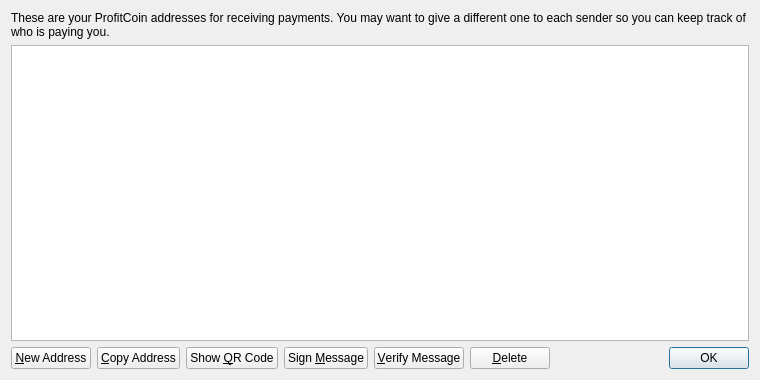
<?xml version="1.0" encoding="UTF-8"?>
<ui version="4.0">
 <class>AddressBookPage</class>
 <widget class="QWidget" name="AddressBookPage">
  <property name="geometry">
   <rect>
    <x>0</x>
    <y>0</y>
    <width>760</width>
    <height>380</height>
   </rect>
  </property>
  <property name="windowTitle">
   <string>Address Book</string>
  </property>
  <layout class="QVBoxLayout" name="verticalLayout">
   <item>
    <widget class="QLabel" name="labelExplanation">
     <property name="text">
      <string>These are your ProfitCoin addresses for receiving payments. You may want to give a different one to each sender so you can keep track of who is paying you.</string>
     </property>
     <property name="textFormat">
      <enum>Qt::PlainText</enum>
     </property>
     <property name="wordWrap">
      <bool>true</bool>
     </property>
    </widget>
   </item>
   <item>
    <widget class="QTableView" name="tableView">
     <property name="contextMenuPolicy">
      <enum>Qt::CustomContextMenu</enum>
     </property>
     <property name="toolTip">
      <string>Double-click to edit address or label</string>
     </property>
     <property name="tabKeyNavigation">
      <bool>false</bool>
     </property>
     <property name="alternatingRowColors">
      <bool>true</bool>
     </property>
     <property name="selectionMode">
      <enum>QAbstractItemView::SingleSelection</enum>
     </property>
     <property name="selectionBehavior">
      <enum>QAbstractItemView::SelectRows</enum>
     </property>
     <property name="sortingEnabled">
      <bool>true</bool>
     </property>
     <attribute name="verticalHeaderVisible">
      <bool>false</bool>
     </attribute>
    </widget>
   </item>
   <item>
    <layout class="QHBoxLayout" name="horizontalLayout">
     <item>
      <widget class="QPushButton" name="newAddressButton">
       <property name="toolTip">
        <string>Create a new address</string>
       </property>
       <property name="text">
        <string>&amp;New Address</string>
       </property>
       <property name="icon">
        <iconset resource="../bitcoin.qrc">
         <normaloff>:/icons/add</normaloff>:/icons/add</iconset>
       </property>
      </widget>
     </item>
     <item>
      <widget class="QPushButton" name="copyToClipboard">
       <property name="toolTip">
        <string>Copy the currently selected address to the system clipboard</string>
       </property>
       <property name="text">
        <string>&amp;Copy Address</string>
       </property>
       <property name="icon">
        <iconset resource="../bitcoin.qrc">
         <normaloff>:/icons/editcopy</normaloff>:/icons/editcopy</iconset>
       </property>
      </widget>
     </item>
     <item>
      <widget class="QPushButton" name="showQRCode">
       <property name="text">
        <string>Show &amp;QR Code</string>
       </property>
       <property name="icon">
        <iconset resource="../bitcoin.qrc">
         <normaloff>:/icons/qrcode</normaloff>:/icons/qrcode</iconset>
       </property>
      </widget>
     </item>
     <item>
      <widget class="QPushButton" name="signMessage">
       <property name="toolTip">
        <string>Sign a message to prove you own a ProfitCoin address</string>
       </property>
       <property name="text">
        <string>Sign &amp;Message</string>
       </property>
       <property name="icon">
        <iconset resource="../bitcoin.qrc">
         <normaloff>:/icons/edit</normaloff>:/icons/edit</iconset>
       </property>
      </widget>
     </item>
     <item>
      <widget class="QPushButton" name="verifyMessage">
       <property name="toolTip">
        <string>Verify a message to ensure it was signed with a specified ProfitCoin address</string>
       </property>
       <property name="text">
        <string>&amp;Verify Message</string>
       </property>
       <property name="icon">
        <iconset resource="../bitcoin.qrc">
         <normaloff>:/icons/transaction_0</normaloff>:/icons/transaction_0</iconset>
       </property>
      </widget>
     </item>
     <item>
      <widget class="QPushButton" name="deleteButton">
       <property name="toolTip">
        <string>Delete the currently selected address from the list</string>
       </property>
       <property name="text">
        <string>&amp;Delete</string>
       </property>
       <property name="icon">
        <iconset resource="../bitcoin.qrc">
         <normaloff>:/icons/remove</normaloff>:/icons/remove</iconset>
       </property>
      </widget>
     </item>
     <item>
      <spacer name="horizontalSpacer">
       <property name="orientation">
        <enum>Qt::Horizontal</enum>
       </property>
       <property name="sizeHint" stdset="0">
        <size>
         <width>40</width>
         <height>20</height>
        </size>
       </property>
      </spacer>
     </item>
     <item>
      <widget class="QDialogButtonBox" name="buttonBox">
       <property name="sizePolicy">
        <sizepolicy hsizetype="Maximum" vsizetype="Fixed">
         <horstretch>0</horstretch>
         <verstretch>0</verstretch>
        </sizepolicy>
       </property>
       <property name="standardButtons">
        <set>QDialogButtonBox::Ok</set>
       </property>
      </widget>
     </item>
    </layout>
   </item>
  </layout>
 </widget>
 <resources>
  <include location="../bitcoin.qrc"/>
 </resources>
 <connections/>
</ui>
